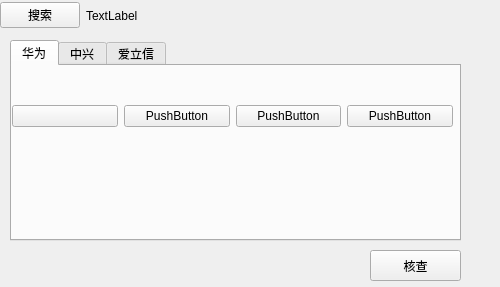
<?xml version="1.0" encoding="UTF-8"?>
<ui version="4.0">
 <class>Form</class>
 <widget class="QWidget" name="Form">
  <property name="geometry">
   <rect>
    <x>0</x>
    <y>0</y>
    <width>500</width>
    <height>287</height>
   </rect>
  </property>
  <property name="windowTitle">
   <string>Form</string>
  </property>
  <widget class="QWidget" name="horizontalLayoutWidget">
   <property name="geometry">
    <rect>
     <x>0</x>
     <y>0</y>
     <width>160</width>
     <height>31</height>
    </rect>
   </property>
   <layout class="QHBoxLayout" name="horizontalLayout">
    <item>
     <widget class="QPushButton" name="pushButton_4">
      <property name="enabled">
       <bool>true</bool>
      </property>
      <property name="text">
       <string>搜索</string>
      </property>
     </widget>
    </item>
    <item>
     <widget class="QLabel" name="label_4">
      <property name="text">
       <string>TextLabel</string>
      </property>
     </widget>
    </item>
   </layout>
  </widget>
  <widget class="QPushButton" name="pushButton_5">
   <property name="geometry">
    <rect>
     <x>370</x>
     <y>250</y>
     <width>91</width>
     <height>31</height>
    </rect>
   </property>
   <property name="text">
    <string>核查</string>
   </property>
  </widget>
  <widget class="QTabWidget" name="tabWidget">
   <property name="geometry">
    <rect>
     <x>10</x>
     <y>40</y>
     <width>451</width>
     <height>201</height>
    </rect>
   </property>
   <property name="mouseTracking">
    <bool>false</bool>
   </property>
   <property name="acceptDrops">
    <bool>false</bool>
   </property>
   <property name="currentIndex">
    <number>0</number>
   </property>
   <property name="usesScrollButtons">
    <bool>false</bool>
   </property>
   <property name="tabsClosable">
    <bool>false</bool>
   </property>
   <property name="movable">
    <bool>false</bool>
   </property>
   <property name="tabBarAutoHide">
    <bool>false</bool>
   </property>
   <widget class="QWidget" name="tab">
    <attribute name="title">
     <string>华为</string>
    </attribute>
    <widget class="QWidget" name="horizontalLayoutWidget_2">
     <property name="geometry">
      <rect>
       <x>0</x>
       <y>10</y>
       <width>441</width>
       <height>80</height>
      </rect>
     </property>
     <layout class="QHBoxLayout" name="horizontalLayout_2">
      <item>
       <widget class="QPushButton" name="pushButton_7">
        <property name="text">
         <string/>
        </property>
        <property name="icon">
         <iconset>
          <normaloff>icons/dark/file-code.svg</normaloff>icons/dark/file-code.svg</iconset>
        </property>
       </widget>
      </item>
      <item>
       <widget class="QPushButton" name="pushButton_6">
        <property name="text">
         <string>PushButton</string>
        </property>
       </widget>
      </item>
      <item>
       <widget class="QPushButton" name="pushButton_3">
        <property name="text">
         <string>PushButton</string>
        </property>
       </widget>
      </item>
      <item>
       <widget class="QPushButton" name="pushButton_2">
        <property name="text">
         <string>PushButton</string>
        </property>
       </widget>
      </item>
     </layout>
    </widget>
   </widget>
   <widget class="QWidget" name="">
    <attribute name="title">
     <string>中兴</string>
    </attribute>
   </widget>
   <widget class="QWidget" name="tab_5">
    <attribute name="title">
     <string>爱立信</string>
    </attribute>
   </widget>
  </widget>
  <zorder>tabWidget</zorder>
  <zorder>horizontalLayoutWidget</zorder>
  <zorder>pushButton_5</zorder>
 </widget>
 <resources/>
 <connections/>
</ui>
